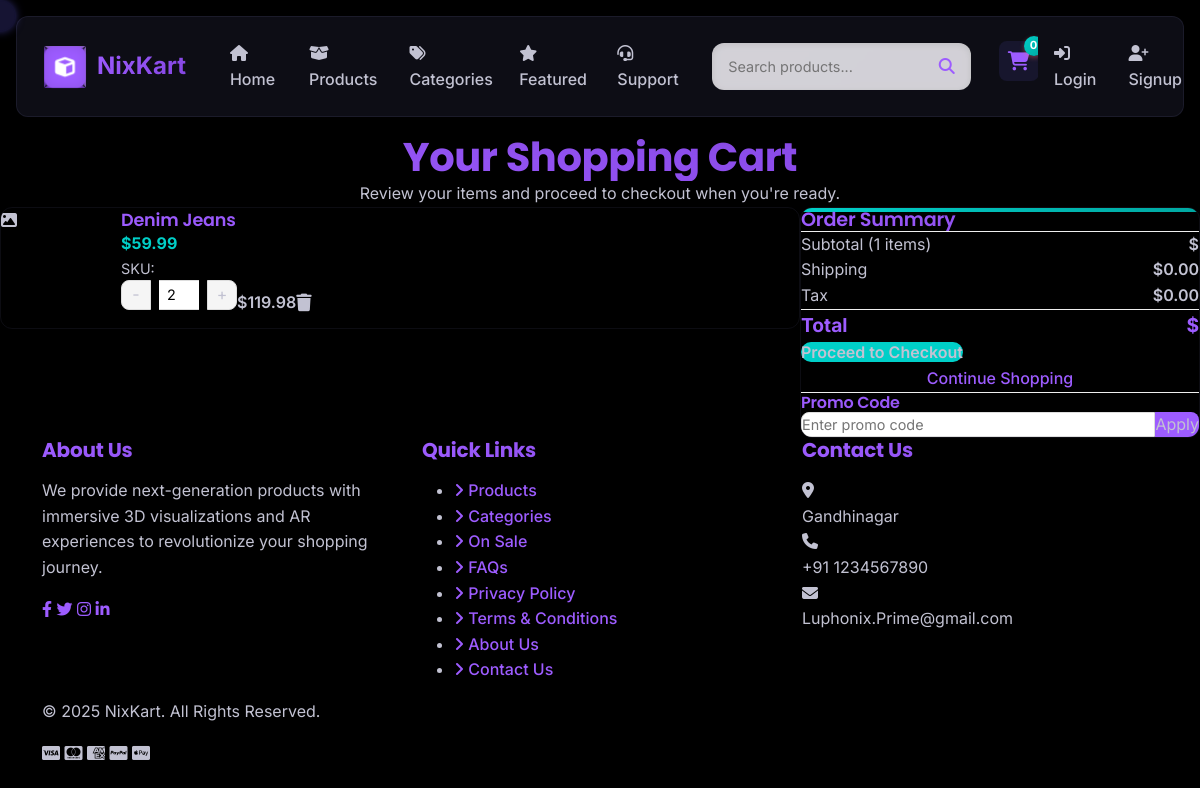
Page /cart/ on the earlier database version.
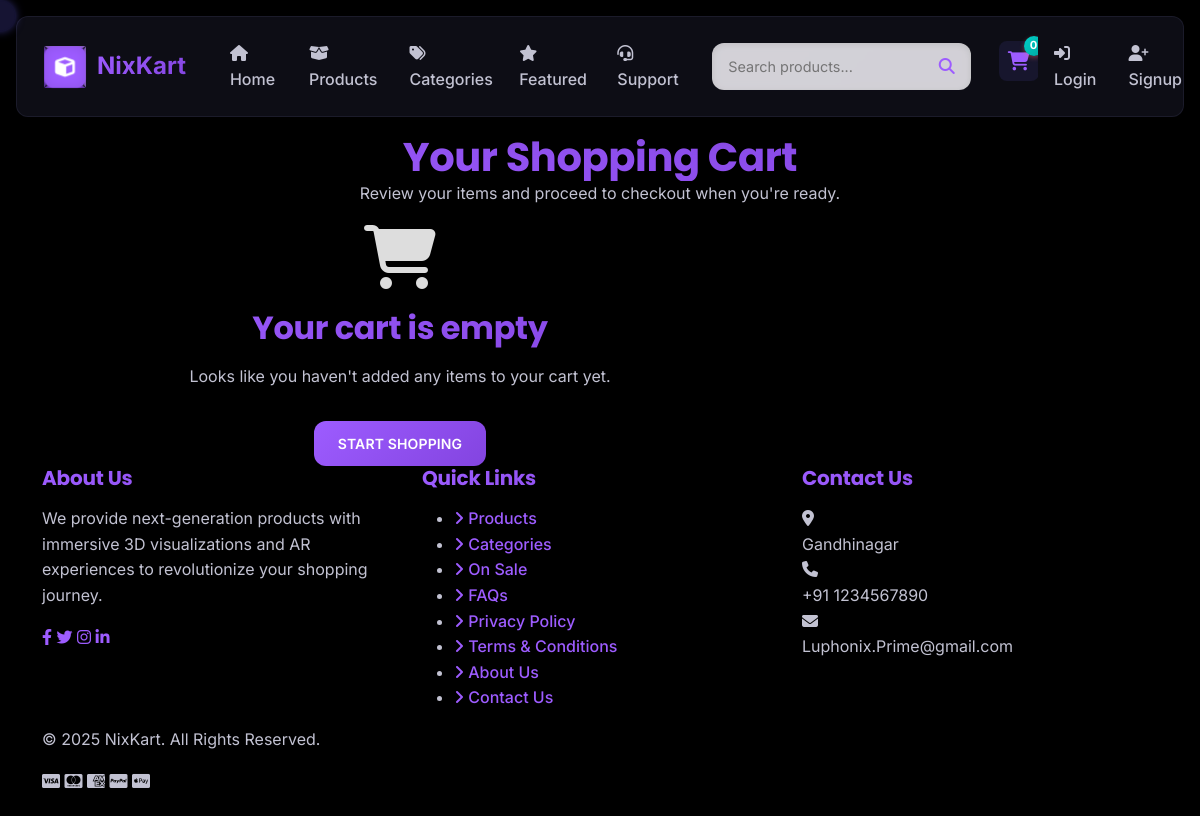
Same page on the later database version.
### store/models.py (models this page shows, shortened)
class CartItem(models.Model):
    cart = models.ForeignKey(Cart, related_name='items', on_delete=models.CASCADE)
    product = models.ForeignKey(Product, on_delete=models.CASCADE)
    quantity = models.PositiveIntegerField(default=1)
    created_at = models.DateTimeField(auto_now_add=True)
    updated_at = models.DateTimeField(auto_now=True)
    def subtotal(self):
        return self.product.price * self.quantity

class Product(models.Model):
    category = models.ForeignKey(Category, related_name='products', on_delete=models.CASCADE)
    name = models.CharField(max_length=200)
    slug = models.SlugField(unique=True, blank=True)
    description = models.TextField()
    price = models.DecimalField(max_digits=10, decimal_places=2)
    stock = models.PositiveIntegerField(default=0)
    image = models.ImageField(upload_to='products/', blank=True, null=True)
    model_3d = models.FileField(upload_to='products/3d_models/', blank=True, null=True)
    is_featured = models.BooleanField(default=False)
    created_at = models.DateTimeField(auto_now_add=True)
    updated_at = models.DateTimeField(auto_now=True)
    class Meta:
        ordering = ['-created_at']

### store/views.py (the view)
# urls.py: path('cart/', views.cart_view, name='cart'),
def cart_view(request):
    cart = get_or_create_cart(request)
    cart_items = cart.items.all()
    context = {
        'cart': cart,
        'cart_items': cart_items,
    }
    return render(request, 'store/cart.html', context)

### store/context_processors.py (called while the page is built)
def cart_count(request):
    count = 0
    if request.user.is_authenticated:
        try:
            cart = Cart.objects.get(user=request.user)
            count = cart.items.count()
        except Cart.DoesNotExist:
            pass
    else:
        session_id = request.session.session_key
        if session_id:
            try:
                cart = Cart.objects.get(session_id=session_id)
                count = cart.items.count()
            except Cart.DoesNotExist:
                pass
    return {'cart_count': count}

### store/views.py (called while the page is built)
def get_or_create_cart(request):
    if request.user.is_authenticated:
        cart, created = Cart.objects.get_or_create(user=request.user)
    else:
        session_id = request.session.session_key
        if not session_id:
            request.session.create()
            session_id = request.session.session_key
        cart, created = Cart.objects.get_or_create(session_id=session_id)
    return cart

### templates/store/cart.html (shortened to what the changed rows need)
{% extends 'base.html' %}
{% block content %}
<div class="cart-container">
    <div class="cart-header slide-up">
        <h1 class="cart-title page-title">Your Shopping Cart</h1>
    </div>
    <div class="cart-content">
        {% if cart_items %}
            <div class="cart-items slide-in-left">
                {% for item in cart_items %}
                    <div class="cart-item" data-cart-item-id="{{ item.id }}">
                        <div class="cart-item-img">
                            {% if item.product.image %}
                                <img src="{{ item.product.image.url }}" alt="{{ item.product.name }}" class="cart-item-img">
                            {% else %}
                                <div class="cart-item-img placeholder-img">
                                    <i class="fas fa-image"></i>
                                </div>
                            {% endif %}
                        </div>
                        <div class="cart-item-info">
                            <h3 class="cart-item-name">{{ item.product.name }}</h3>
                            <div class="cart-item-price">${{ item.product.price }}</div>
                            <div class="cart-item-details">
                                SKU: {{ item.product.sku }}
                            </div>
                            <div class="cart-item-actions">
                                <div class="quantity-control">
                                    <div class="quantity-btn minus-btn">-</div>
                                    <input type="number" min="1" value="{{ item.quantity }}" class="quantity-input" data-cart-item-id="{{ item.id }}">
                                    <div class="quantity-btn plus-btn">+</div>
                                </div>
                                <div class="cart-item-subtotal item-subtotal">${{ item.subtotal }}</div>
                                <button class="remove-from-cart-btn" data-cart-item-id="{{ item.id }}">
                                    <i class="fas fa-trash"></i>
                                </button>
                            </div>
                        </div>
                    </div>
                {% endfor %}
            </div>
            <div class="cart-summary slide-in-right">
                <h2 class="summary-title">Order Summary</h2>
                <div class="summary-item">
                    <div class="summary-label">Subtotal ({{ cart_items|length }} items)</div>
                    <div class="summary-value" id="cart-subtotal">${{ cart_subtotal }}</div>
                </div>
                <div class="summary-item">
                    <div class="summary-label">Shipping</div>
                    <div class="summary-value">${{ shipping_cost|default:"0.00" }}</div>
                </div>
                <div class="summary-item">
                    <div class="summary-label">Tax</div>
                    <div class="summary-value">${{ tax_amount|default:"0.00" }}</div>
                </div>
                <div class="cart-total">
                    <div>Total</div>
                    <div id="cart-total">${{ cart_total }}</div>
                </div>
                <a href="{% url 'checkout' %}" class="checkout-btn">
                    Proceed to Checkout
                </a>
                <a href="{% url 'product_list' %}" class="continue-shopping">
                    Continue Shopping
                </a>
                <div class="promo-code">
                    <h3 class="promo-code-title">Promo Code</h3>
                    {% if applied_coupon %}
                        <div class="applied-promo">
                            <span class="promo-label">{{ applied_coupon.code }} ({{ applied_coupon.discount_percent }}% off)</span>
                            <button class="remove-promo" data-coupon-id="{{ applied_coupon.id }}">Remove</button>
                        </div>
                    {% else %}
                        <form action="{% url 'apply_coupon' %}" method="POST" class="promo-code-form" id="promo-form">
                            <input type="text" name="code" placeholder="Enter promo code" class="promo-code-input">
                            <button type="submit" class="apply-promo-btn">Apply</button>
                        </form>
                    {% endif %}
                </div>
            </div>
        {% else %}
            <div class="empty-cart fade-in">
                <div class="empty-cart-icon">
                    <i class="fas fa-shopping-cart"></i>
                </div>
                <h2>Your cart is empty</h2>
                <p>Looks like you haven't added any items to your cart yet.</p>
                <a href="{% url 'product_list' %}" class="btn btn-primary mt-3">Start Shopping</a>
            </div>
        {% endif %}
    </div>
</div>
{% endblock %}

Differences in the rows shown:
removed CartItem: product.name "Denim Jeans", product.price "59.99", quantity "2", subtotal "119.98"
Other differences:
{{ cart_items|length }}: "1" → (not shown)
{{ shipping_cost|default:"0.00" }}: "0.00" → (not shown)
{{ tax_amount|default:"0.00" }}: "0.00" → (not shown)
text no longer shown: "Order Summary Subtotal ( items) $ Shipping $ Tax $ Total $ Proceed to Checkout Continue Shopping Promo Code Apply"
text now shown: "Your cart is empty Looks like you haven't added any items to your cart yet. START SHOPPING"
